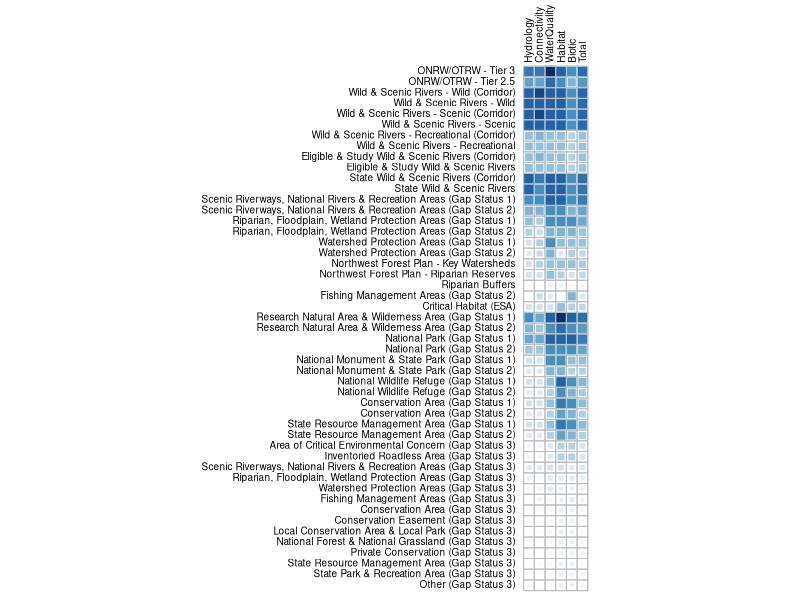

Here is the R script that generated this plot:
#-----------------------------------------------
#Matrix of weights
#----------------------------------------------

#Lise Comte, April 2025
#in RStudio 2023.06.0+421 "Mountain Hydrangea" Release (583b465ecc45e60ee9de085148cd2f9741cc5214, 2023-06-05) for windows
#Mozilla/5.0 (Windows NT 10.0; Win64; x64) AppleWebKit/537.36 (KHTML, like Gecko) RStudio/2023.06.0+421 Chrome/110.0.5481.208 Electron/23.3.0 Safari/537.36

#Data can be found at: https://figshare.com/s/62d2f6da57b9526a9aee

library(corrplot)

#------------------------------------
#Figure

W_nice <- read.csv('data/Matrix of weights for figure_clean.csv')#to get the labels

rownames(W_nice) <- W_nice[,1]
W_nice <- as.matrix(W_nice[,-1])

jpeg("outputs/HeatMap_complex.jpeg", units="in", width=7, height=10, res=300, pointsize = 15)
par(xpd=NA)
corrplot((W_nice),addCoef.col="transparent",method="square",col.lim=c(0,1),tl.col ="black",tl.srt =90, mar = c(0, 0, 0, 0),tl.cex=0.6, cl.pos="n")
dev.off()




